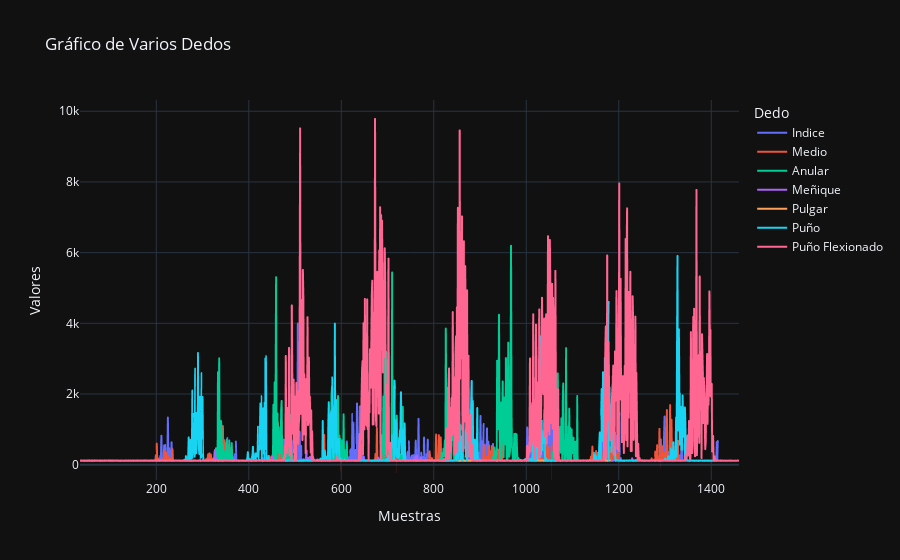

Source (notebook cell):
### Code cell
graficar_df(dataframeRaw)

### Figure 1 — Plotly figure (JSON) as saved in the notebook; plotly's stock layout.template omitted (floating-point values rounded to 4 significant figures; data arrays with more than 128 entries replaced by an {"elided": "..."} marker saying what was removed)
{"data": [{"hovertemplate": "Dedo=Indice<br>Muestras=%{x}<br>Valores=%{y}<extra></extra>", "legendgroup": "Indice", "line": {"color": "#636efa", "dash": "solid"}, "marker": {"symbol": "circle"}, "mode": "lines", "name": "Indice", "showlegend": true, "type": "scattergl", "x": {"elided": "1375 int values"}, "xaxis": "x", "y": {"elided": "1375 int values"}, "yaxis": "y"}, {"hovertemplate": "Dedo=Medio<br>Muestras=%{x}<br>Valores=%{y}<extra></extra>", "legendgroup": "Medio", "line": {"color": "#EF553B", "dash": "solid"}, "marker": {"symbol": "circle"}, "mode": "lines", "name": "Medio", "showlegend": true, "type": "scattergl", "x": {"elided": "1381 int values"}, "xaxis": "x", "y": {"elided": "1381 int values"}, "yaxis": "y"}, {"hovertemplate": "Dedo=Anular<br>Muestras=%{x}<br>Valores=%{y}<extra></extra>", "legendgroup": "Anular", "line": {"color": "#00cc96", "dash": "solid"}, "marker": {"symbol": "circle"}, "mode": "lines", "name": "Anular", "showlegend": true, "type": "scattergl", "x": {"elided": "1127 int values"}, "xaxis": "x", "y": {"elided": "1127 int values"}, "yaxis": "y"}, {"hovertemplate": "Dedo=Meñique<br>Muestras=%{x}<br>Valores=%{y}<extra></extra>", "legendgroup": "Meñique", "line": {"color": "#ab63fa", "dash": "solid"}, "marker": {"symbol": "circle"}, "mode": "lines", "name": "Meñique", "showlegend": true, "type": "scattergl", "x": {"elided": "1315 int values"}, "xaxis": "x", "y": {"elided": "1315 int values"}, "yaxis": "y"}, {"hovertemplate": "Dedo=Pulgar<br>Muestras=%{x}<br>Valores=%{y}<extra></extra>", "legendgroup": "Pulgar", "line": {"color": "#FFA15A", "dash": "solid"}, "marker": {"symbol": "circle"}, "mode": "lines", "name": "Pulgar", "showlegend": true, "type": "scattergl", "x": {"elided": "1147 int values"}, "xaxis": "x", "y": {"elided": "1147 int values"}, "yaxis": "y"}, {"hovertemplate": "Dedo=Puño<br>Muestras=%{x}<br>Valores=%{y}<extra></extra>", "legendgroup": "Puño", "line": {"color": "#19d3f3", "dash": "solid"}, "marker": {"symbol": "circle"}, "mode": "lines", "name": "Puño", "showlegend": true, "type": "scattergl", "x": {"elided": "1409 int values"}, "xaxis": "x", "y": {"elided": "1409 int values"}, "yaxis": "y"}, {"hovertemplate": "Dedo=Puño Flexionado<br>Muestras=%{x}<br>Valores=%{y}<extra></extra>", "legendgroup": "Puño Flexionado", "line": {"color": "#FF6692", "dash": "solid"}, "marker": {"symbol": "circle"}, "mode": "lines", "name": "Puño Flexionado", "showlegend": true, "type": "scattergl", "x": {"elided": "1426 int values"}, "xaxis": "x", "y": {"elided": "1426 int values"}, "yaxis": "y"}], "layout": {"legend": {"title": {"text": "Dedo"}, "tracegroupgap": 0}, "title": {"text": "Gráfico de Varios Dedos"}, "xaxis": {"anchor": "y", "domain": [0, 1], "title": {"text": "Muestras"}}, "yaxis": {"anchor": "x", "domain": [0, 1], "title": {"text": "Valores"}}}}
